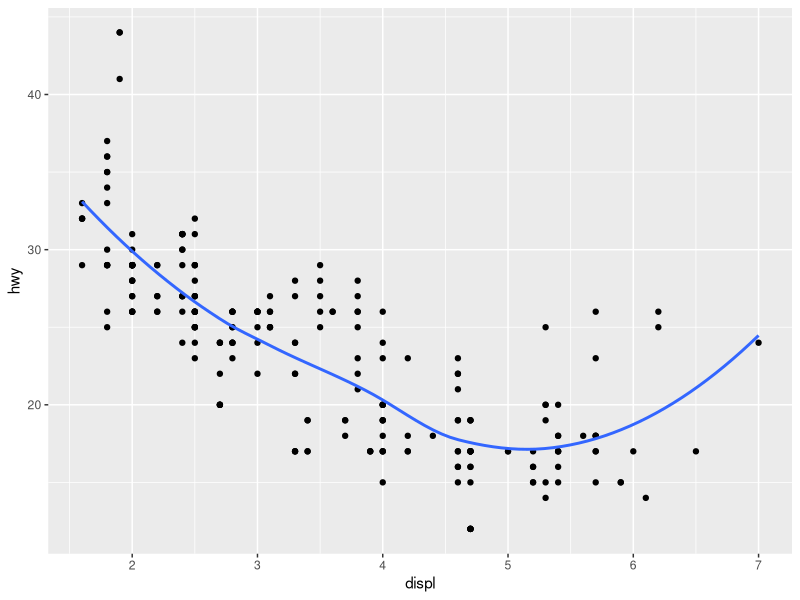
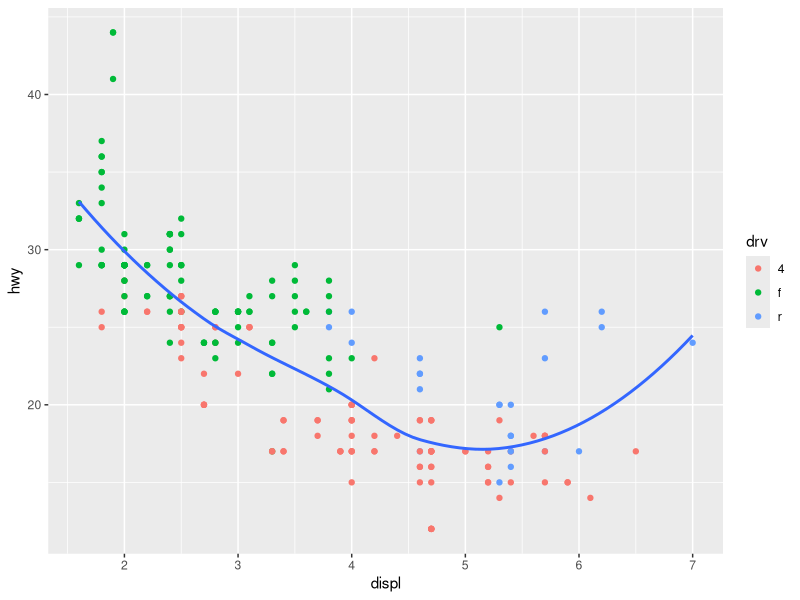
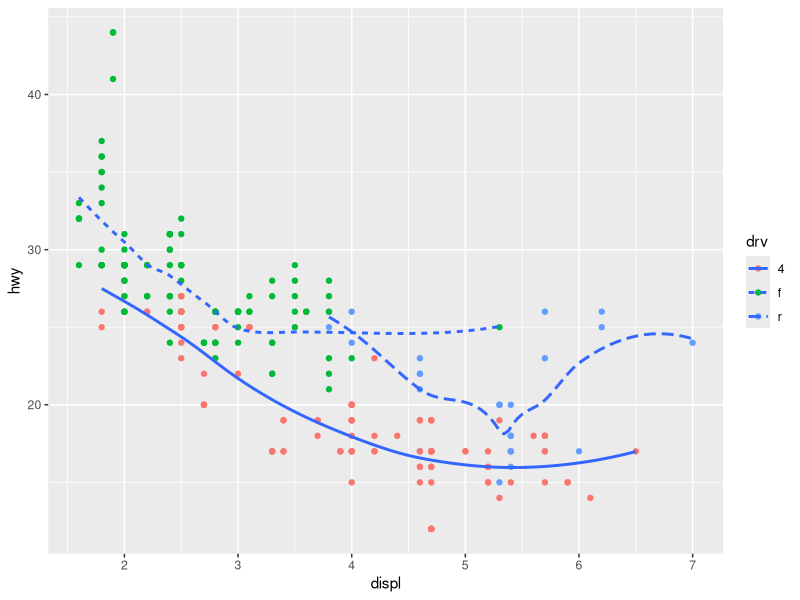
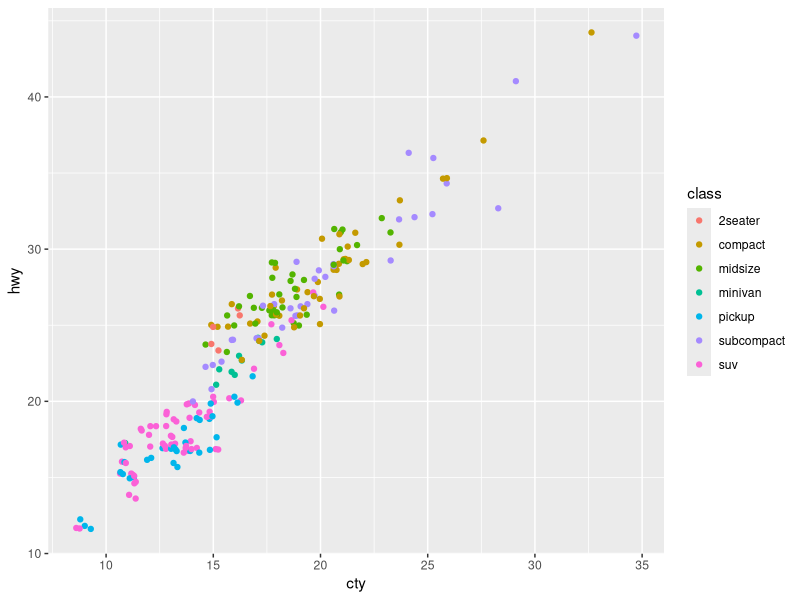
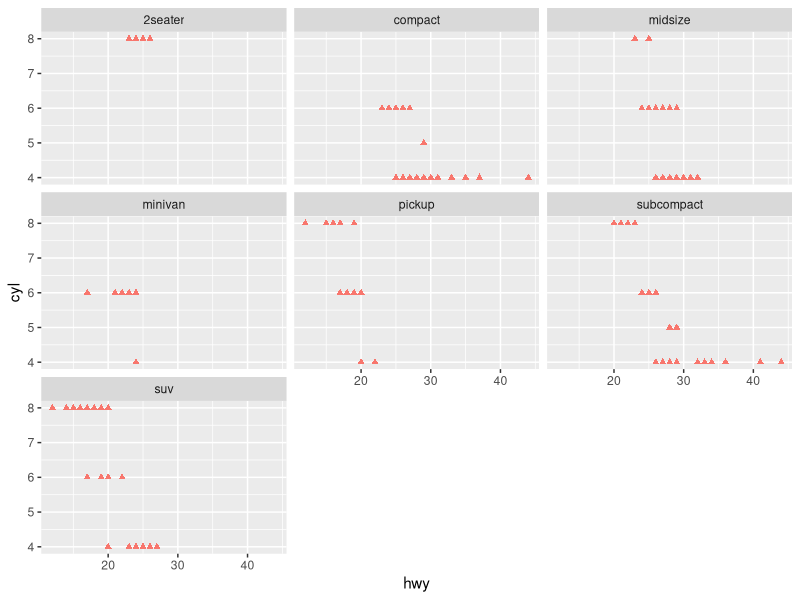

The R script that drew these images, in order:
## ---- chunk 1
knitr::opts_chunk$set(echo = TRUE)
library(tidyverse)
## ---- chunk 2
ggplot(data = mpg, mapping=aes(x=displ, y=hwy)) +
    geom_point() +
    geom_smooth(se = FALSE)
## ---- chunk 3
ggplot(data = mpg, mapping=aes(x=displ, y=hwy)) +
    geom_point(aes(color=drv)) +
    geom_smooth(se = FALSE)
## ---- chunk 4
ggplot(data = mpg, mapping=aes(x=displ, y=hwy)) +
    geom_point(aes(color=drv)) +
    geom_smooth(aes(linetype=drv), se = FALSE)
## ---- chunk 5
ggplot(data = mpg, mapping = aes(x=cty, y=hwy, color=class)) +
    geom_jitter()
## ---- chunk 6
ggplot(mpg, mapping = aes(x=hwy, y=cyl, color="orange"), show.legend = FALSE) +
    geom_point(shape=17) +
    facet_wrap(~class) +
    theme(legend.position="none")
## ---- chunk 7
sessionInfo()
